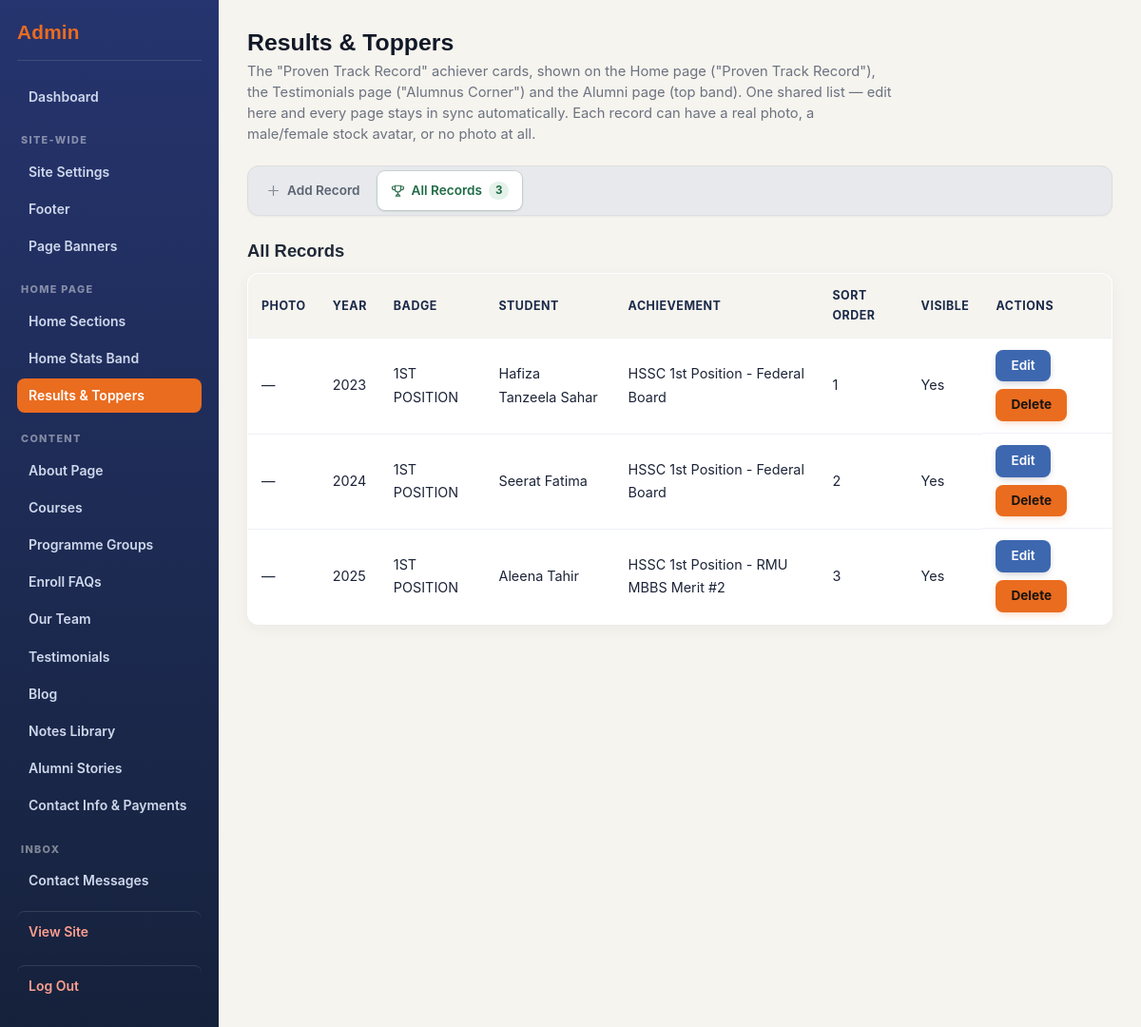
Screenshot of /admin/home-track-record.php (signed in) with the database file from the repository.
### tables this page shows
CREATE TABLE track_records (
    id INT AUTO_INCREMENT PRIMARY KEY,
    year VARCHAR(10) NOT NULL,
    position_badge VARCHAR(60) NOT NULL DEFAULT '1st Position',
    student_name VARCHAR(150) NOT NULL,
    achievement_title VARCHAR(200) NOT NULL,
    description TEXT,
    image VARCHAR(255),
    sort_order INT NOT NULL DEFAULT 0,
    is_active TINYINT(1) NOT NULL DEFAULT 1
);

### includes/functions.php (called while the page is built, shortened)
<?php
require_once __DIR__ . '/icons.php';
function e(?string $value): string
{
    return htmlspecialchars($value ?? '', ENT_QUOTES, 'UTF-8');
}

### admin/home-track-record.php (the view, shortened to what this page needs)
<?php
require_once __DIR__ . '/partials/header.php';
$db = getDb();
$editing = null;
$records = $db->query('SELECT * FROM track_records ORDER BY sort_order, id')->fetchAll();
?>
<div class="admin-tabs-page">
<h1>Results &amp; Toppers</h1>
<p class="admin-page-intro">The "Proven Track Record" achiever cards, shown on the Home page ("Proven Track Record"), the Testimonials page ("Alumnus Corner") and the Alumni page (top band). One shared list &mdash; edit here and every page stays in sync automatically. Each record can have a real photo, a male/female stock avatar, or no photo at all.</p>
<nav class="admin-tabbar" role="tablist" aria-label="Results sections">
  <button type="button" class="admin-tab" data-tab-group="main" data-tab-target="add-record" role="tab" aria-selected="false"><?= icon('plus', 'tab-icon') ?> <?= $editing ? 'Edit Record' : 'Add Record' ?></button>
  <button type="button" class="admin-tab active" data-tab-group="main" data-tab-target="all-records" role="tab" aria-selected="true"><?= icon('trophy', 'tab-icon') ?> All Records <span class="tab-count"><?= count($records) ?></span></button>
</nav>
<div class="admin-tabpanel" id="all-records" data-tab-group="main" data-tab-id="all-records">
  <h2>All Records</h2>
  <table class="admin-table">
    <thead>
      <tr><th>Photo</th><th>Year</th><th>Badge</th><th>Student</th><th>Achievement</th><th>Sort Order</th><th>Visible</th><th>Actions</th></tr>
    </thead>
    <tbody>
      <?php foreach ($records as $r): ?>
        <tr>
          <td><?php if ($r['image']): ?><img src="../<?= e($r['image']) ?>" alt="" style="max-height:40px;max-width:40px;border-radius:6px;object-fit:cover"><?php else: ?>&mdash;<?php endif; ?></td>
          <td><?= e($r['year']) ?></td>
          <td><?= e($r['position_badge']) ?></td>
          <td><?= e($r['student_name']) ?></td>
          <td><?= e($r['achievement_title']) ?></td>
          <td><?= (int)$r['sort_order'] ?></td>
          <td><?= $r['is_active'] ? 'Yes' : 'No' ?></td>
          <td class="actions-cell">
            <a href="home-track-record.php?edit=<?= (int)$r['id'] ?>#add-record">Edit</a>
            <form method="post" class="inline-form" onsubmit="return confirm('Delete this record?');">
              <button type="submit" class="link-button link-button-danger">Delete</button>
            </form>
          </td>
        </tr>
      <?php endforeach; ?>
    </tbody>
  </table>
</div>
</div>
<?php require_once __DIR__ . '/partials/footer.php'; ?>

### assets/css/admin.css (style rules this page uses)
.admin-body { background: var(--bg, #f4f5f8); margin: 0; font-family: 'Inter', -apple-system, BlinkMacSystemFont, "Segoe UI", sans-serif; }
.admin-content h1 { font-family: 'Manrope', sans-serif; color: var(--navy, #1B2A4A); font-size: 1.7rem; font-weight: 800; margin: 0 0 6px; }
.admin-tabs-page h1 { margin: 0 0 4px; font-size: 1.55rem; color: #111827; }
.admin-page-intro { color: #6b7280; font-size: 0.92rem; line-height: 1.5; margin: 0 0 22px; max-width: 680px; }
.admin-tabs-page .admin-tabbar { position: sticky; top: 0; z-index: 20; display: flex; flex-wrap: wrap; gap: 4px; background: #e7e9ec; border: 1px solid #dcdee2; border-radius: 12px; padding: 5px; margin-bottom: 26px; box-shadow: 0 1px 2px rgba(16, 24, 32, 0.05); }
.admin-tabs-page .admin-tab { display: inline-flex; align-items: center; gap: 7px; appearance: none; background: transparent; border: none; border-radius: 8px; padding: 9px 14px; font: inherit; font-size: 0.85rem; font-weight: 600; color: #5b6472; cursor: pointer; white-space: nowrap; transition: background 0.15s ease, color 0.15s ease, box-shadow 0.15s ease; }
.admin-tabs-page .admin-tab.active { background: #fff; color: #1f6b45; box-shadow: 0 1px 3px rgba(16, 24, 32, 0.12), 0 0 0 1px rgba(47, 111, 79, 0.15); }
.admin-tabs-page .admin-tab .tab-count { background: #eef0f2; color: #5b6472; font-size: 0.72rem; font-weight: 700; padding: 1px 7px; border-radius: 999px; line-height: 1.5; }
.admin-tabs-page .admin-tab.active .tab-count { background: #e4f2ea; color: #1f6b45; }
.admin-tabs-page .admin-tabpanel h2, .admin-tabs-page .admin-tabpanel-nested h2, .admin-tabs-page .admin-section-card h2 { font-size: 1.15rem; color: #1f2937; margin-top: 0; }
.admin-form button[type="submit"], .admin-body button[type="submit"], .login-box button, .button-secondary, .btn-draft, .actions-cell > a, .link-button { display: inline-flex; align-items: center; justify-content: center; gap: 6px; padding: 8px 16px; border: none; border-radius: 8px; font: inherit; font-size: 0.85rem; font-weight: 700; line-height: 1.3; text-decoration: none; white-space: nowrap; cursor: pointer; background: var(--nn-blue, #3D68B0); color: #fff; box-shadow: 0 3px 10px -4px rgba(18,25,56,.4); transition: filter .15s ease, transform .15s ease, box-shadow .15s ease; }
.admin-form button[type="submit"], .admin-body button[type="submit"], .login-box button, .button-secondary, .btn-draft { align-self: flex-start; }
.button-secondary, .admin-body button.btn-draft, .admin-body button.link-button.link-button-danger { background: var(--orange, #EA6C1F); color: #18140f; box-shadow: 0 3px 10px -4px rgba(234,108,31,.5); }
.admin-table { width: 100%; border-collapse: collapse; background: #fff; border: 1px solid #e2e6ee; border-radius: 12px; overflow: hidden; box-shadow: 0 4px 16px rgba(30,42,102,.05); }
.admin-table th, .admin-table td { padding: 12px 14px; border-bottom: 1px solid #eef0f5; text-align: left; font-size: 0.9rem; vertical-align: middle; }
.admin-table th { background: var(--bg, #f4f5f8); color: var(--navy, #1B2A4A); font-weight: 700; font-size: 0.78rem; letter-spacing: .04em; text-transform: uppercase; }
.admin-table tr:last-child td { border-bottom: none; }
.admin-table td a { font-weight: 600; }
.inline-form { display: inline-block; margin: 0 0 0 10px; }
.actions-cell { display: flex; gap: 8px; align-items: center; flex-wrap: wrap; }
.actions-cell .inline-form { display: contents; }

### rows the page displays
track_records: year "2023", position_badge "1ST POSITION", student_name "Hafiza Tanzeela Sahar", achievement_title "HSSC 1st Position - Federal Board", sort_order "1", is_active "Yes"
track_records: year "2024", position_badge "1ST POSITION", student_name "Seerat Fatima", achievement_title "HSSC 1st Position - Federal Board", sort_order "2", is_active "Yes"
track_records: year "2025", position_badge "1ST POSITION", student_name "Aleena Tahir", achievement_title "HSSC 1st Position - RMU MBBS Merit #2", sort_order "3", is_active "Yes"

### other values shown
$label "Dashboard"
$groupLabel "SITE-WIDE"
$label "Site Settings"
$label "Footer"
$label "Page Banners"
$groupLabel "HOME PAGE"
$label "Home Sections"
$label "Home Stats Band"
$label "Results & Toppers"
$groupLabel "CONTENT"
$label "About Page"
$label "Courses"
$label "Programme Groups"
$label "Enroll FAQs"
$label "Our Team"
